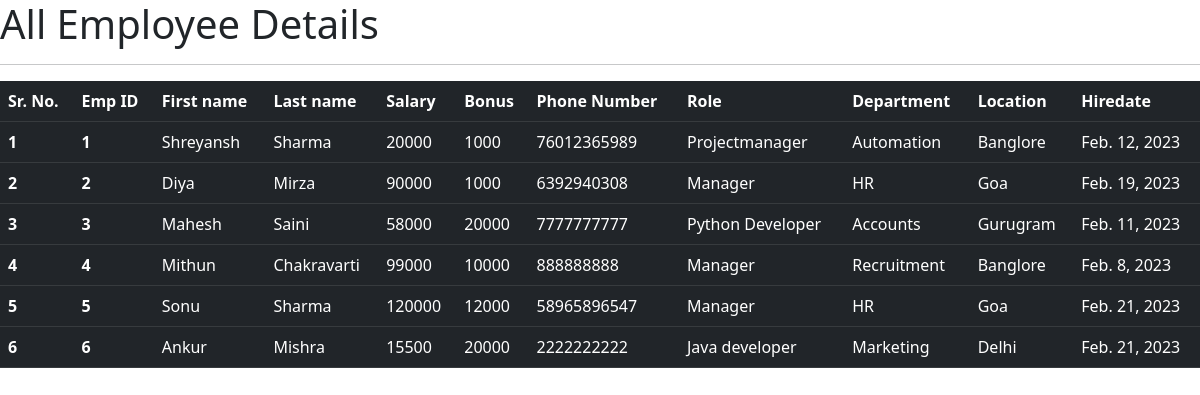
The app's page /all_emp, older data.
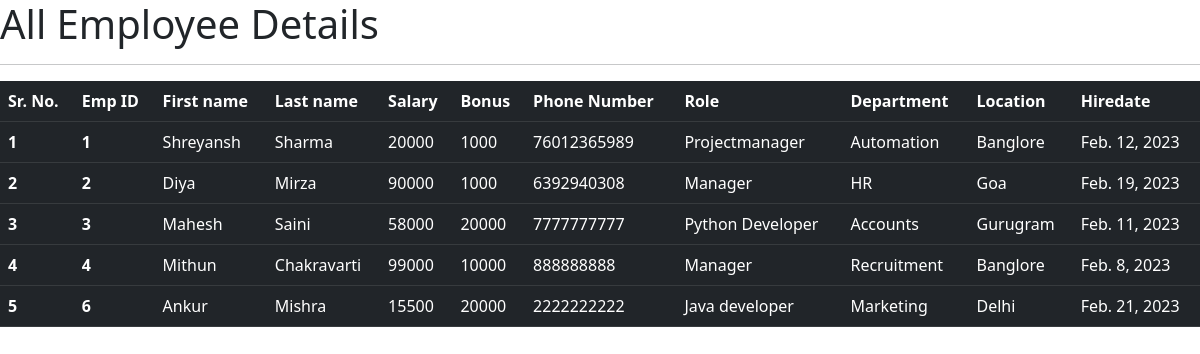
The same page, newer data.
### emp_app/models.py (models this page shows, shortened)
class Employee(models.Model):
    first_name = models.CharField(max_length= 100, null= False)
    last_name= models.CharField(max_length = 100)
    dept = models.ForeignKey(Department, on_delete =models.CASCADE)
    salary = models.IntegerField(default = 0)
    bonus = models.IntegerField(default = 0)
    role = models.ForeignKey(Role, on_delete=models.CASCADE)
    phone = models.IntegerField(default = 0)
    hire_date = models.DateField()
    def __str__(self):
        return "%s %s  %s" %(self.first_name, self.last_name, self.phone)

class Role(models.Model):
    name = models.CharField(max_length = 100,null = False )

class Department(models.Model):
    name= models.CharField(max_length=100, null = False)
    location= models.CharField(max_length= 100)

### emp_app/views.py (the view)
# urls.py: path('all_emp', views.all_emp,name = 'all_emp'),
def all_emp(request):
        emps = Employee.objects.all()
        context = {
         'emps': emps
             }
        print(context)
        return render(request, 'view_all_emp.html', context)

### emp_app/templates/view_all_emp.html (shortened to what this page needs)
<!DOCTYPE html>
<html lang="en">
<head>
    <link href="https://cdn.jsdelivr.net/npm/bootstrap@5.3.0-alpha1/dist/css/bootstrap.min.css" rel="stylesheet">
</head>
<body>
    <h1>All Employee Details</h1>
    <hr>
    <table class="table table-dark table-hover">
        <thead>
          <tr>
            <th scope="col">Sr. No.</th>
            <th scope="col">Emp ID</th>
            <th scope="col">First name</th>
            <th scope="col">Last name</th>
            <th scope="col">Salary</th>
            <th scope="col">Bonus</th>
            <th scope="col">Phone Number</th>
            <th scope="col">Role</th>
            <th scope="col">Department</th>
            <th scope="col">Location</th>
            <th scope="col">Hiredate</th>
          </tr>
        </thead>
        {% for emp in emps %}
        <tbody>
          <tr>
            <th scope="row">{{ forloop.counter }}</th>
            <th scope="row">{{emp.id}}</th>
            <td>{{emp.first_name}}</td>
            <td>{{emp.last_name}}</td>
            <td>{{emp.salary}}</td>
            <td>{{emp.bonus}}</td>
            <td>{{emp.phone}}</td>
            <td>{{emp.role.name}}</td>
            <td>{{emp.dept.name}}</td>
            <td>{{emp.dept.location}}</td>
            <td>{{emp.hire_date}}</td>
          </tr>
        </tbody>
        {% endfor %}
      </table>
</body>
</html>

Row changes from the older to the newer data that the page shows:
removed Employee: id "5", first_name "Sonu", last_name "Sharma", salary "120000", bonus "12000", phone "58965896547", role.name "Manager", dept.name "HR", dept.location "Goa", hire_date "Feb. 21, 2023"
